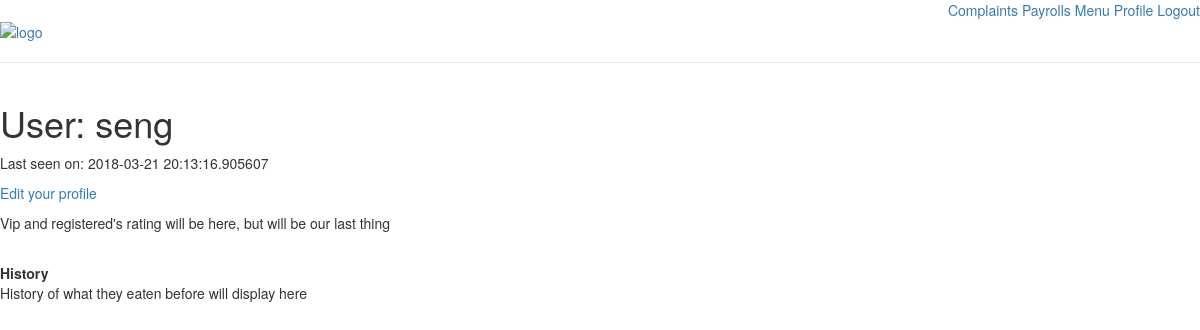
The page /user/seng (signed in) on the database as committed earlier.
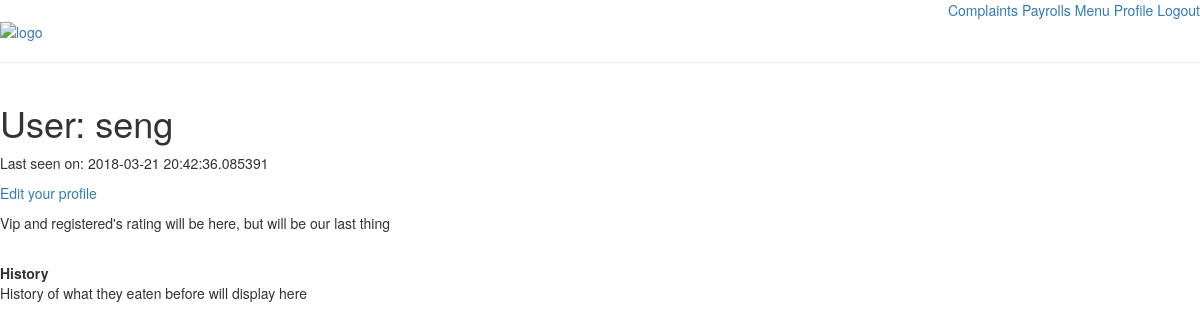
The same page on the database as committed later.
### app/models.py (models this page shows, shortened)
class User(UserMixin, db.Model):
	id = db.Column(db.Integer, primary_key=True)
	username = db.Column(db.String(64), index=True, unique=True)
	email = db.Column(db.String(120), index=True, unique=True)
	urole = db.Column(db.Integer, index=True)
	password_hash = db.Column(db.String(128))
	about_me = db.Column(db.String(140))
	last_seen = db.Column(db.DateTime, default=datetime.utcnow)
	def get_id(self):
		return self.id
	def get_urole(self):
		return self.urole

### app/routes.py (the view)
@app.route('/user/<username>')
@login_required(role=1)
def user(username):
	user = User.query.filter_by(username=username).first_or_404()
	return render_template('user.html', user=user)

### app/models.py (called while the page is built)
@login.user_loader
def load_user(id):
	return User.query.get(int(id))

### app/routes.py (called while the page is built)
def login_required(role):
	def wrapper(fn):
		@wraps(fn)
		def decorated_view(*args, **kwargs):
			if not current_user.is_authenticated:
				return redirect(url_for('login',next=request.url))
			urole = current_user.get_urole()
			if  (urole < role) :
				return current_app.login_manager.unauthorized()
			return fn(*args, **kwargs)
		return decorated_view
	return wrapper

@app.before_request
def before_request():
	if current_user.is_authenticated:
		current_user.last_seen = datetime.utcnow()
		db.session.commit()

### app/templates/user.html (shortened to what this page needs)
{% extends "base.html" %}
{% block content %}
	<table>
		<tr valign="top">
			<td>
				<h1>User: {{ user.username }}</h1>
					{% if user.last_seen %}
						<p>Last seen on: {{ user.last_seen }}</p>
					{% endif %}
					{% if user == current_user %}
						<p><a href="{{ url_for('edit_profile') }}">Edit your profile</a></p>
					{% endif %}
						<p>Vip and registered's rating will be here, but will be our last thing</p>
			</td>
		</tr>
	</table>
	<br/>
	<body>
		<b>History</b>
		<p>History of what they eaten before will display here</p>
	</body>
{% endblock %}

### app/templates/base.html (shortened to what this page needs)
<!DOCTYPE html>
<html>
<head>
	<link rel="stylesheet" href="https://maxcdn.bootstrapcdn.com/bootstrap/3.3.7/css/bootstrap.min.css">
<link rel="stylesheet" href="https://maxcdn.bootstrapcdn.com/bootstrap/3.3.7/css/bootstrap-theme.min.css">
</head>
<body>
		<div class = "options" align = "right">
		{% if current_user.urole == 4 and current_user.is_authenticated %}
			<a href="{{ url_for('complaints')}}">Complaints</a>
			<a href="{{ url_for('payroll')}}">Payrolls</a>
		{% elif current_user.urole == 3 and current_user.is_authenticated %}
			<a href="{{ url_for('prices')}}">Prices</a>
			<a href="{{ url_for('cookcustorder')}}">My Customer Orders</a>
		{% elif current_user.urole == 2 and current_user.is_authenticated %}
			<a href="{{ url_for('map')}}">Map</a>
		{% else %}
			<a href="{{ url_for('index')}}">Home</a>
		{% endif %}
			<a href="{{ url_for('menu')}}">Menu</a>
		{% if current_user.is_anonymous %}
			<a href="{{ url_for('login')}}">Login</a>
		{% else %}
			<a href="{{ url_for('user',username=current_user.username) }}">Profile</a>
			<a href="{{ url_for('logout')}}">Logout</a>
		{% endif %}
		</div>
		<div class = "logo">
    		{% if current_user.urole == 4 and current_user.is_authenticated %}
				<a href="{{ url_for('manager')}}"><img src="http://homecookingadventure.com/images/recipes/Chocolate_Mirror_Cake_main.jpg" alt="logo" style="width:60px;height:60px;border:0;"></a>
			{% elif current_user.urole == 3 and current_user.is_authenticated %}
				<a href="{{ url_for('cook')}}"><img src="http://homecookingadventure.com/images/recipes/Chocolate_Mirror_Cake_main.jpg" alt="logo" style="width:60px;height:60px;border:0;"></a>
			{% elif current_user.urole == 2 and current_user.is_authenticated %}
				<a href="{{ url_for('delivery')}}"><img src="http://homecookingadventure.com/images/recipes/Chocolate_Mirror_Cake_main.jpg" alt="logo" style="width:60px;height:60px;border:0;"></a>
			{% else %}
				<a href="{{ url_for('index')}}"><img src="http://homecookingadventure.com/images/recipes/Chocolate_Mirror_Cake_main.jpg" alt="logo" style="width:60px;height:60px;border:0;"></a>
			{% endif %}
    	</div>
	<hr>
	{% block content %}
	{% endblock %}
</body>
</html>

Rows that differ between the two databases and show on the page:
changed User "seng": last_seen "2018-03-21 20:13:16.905607" → "2018-03-21 20:42:36.085391"
